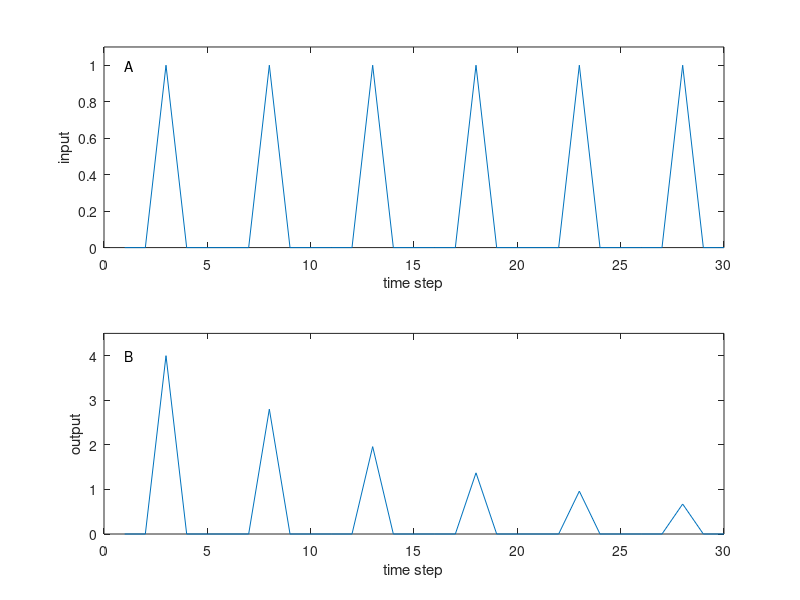

MATLAB code to generate this figure:
% This script sets up a very simple simulation of habituation
% of the Aplysia gill withdrawal reflex.

% The size of the output (B) decreases with each input (A)

% INFO: Running with octave
% - octave
% - run habituationGWR.m

function main
  startWeight = 4;
  weigthDecrement = 0.7;
  pulse = [0 0 1 0 0];

  inputPulses = [pulse pulse pulse pulse pulse pulse];

  [_ numberOfPulses] = size(inputPulses);

  outputPulses = zeros(1, numberOfPulses);

  weight = startWeight;

  for t = 1:numberOfPulses,
    outputPulses(t) = weight * inputPulses(t); % find the output

    if inputPulses(t) > 0, % the input is present
      weight = weight * weigthDecrement;
    end
  end

  clf % clear the plotting window

  subplot(211) % set up the top subplot
  plotInput(inputPulses, numberOfPulses)

  subplot(212) % set up the bottom subplot
  plotOutput(outputPulses, numberOfPulses, startWeight)
endfunction

function plotInput (inputPulses, numberOfPulses)
  plot(inputPulses) % plot out the input time series
  axis([0 numberOfPulses 0 1.1]) % reset the axis limits
  xlabel('time step') % label the x axis
  ylabel('input') % label the y asis
  text(1, 1, 'A') % place the letter A near the top-left
endfunction

function plotOutput(outputPulses, numberOfPulses, startWeight)
  plot(outputPulses) % plot our the output time series
  axis([0 numberOfPulses 0 startWeight+0.5]) % reset the axis limits
  xlabel('time step') % label the x axis
  ylabel('output') % label the y axis
  text(1,4,'B') % place the letter B near the top-left
endfunction

main()
